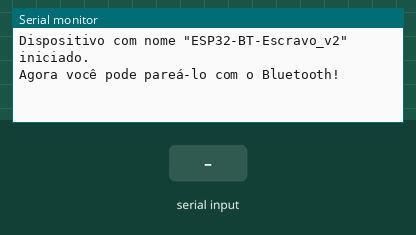
The sketch below on a simulated ESP32. Parts: the last lines printed to the serial monitor. Inputs (shaded band) come from the test bench. Nothing arrives over Bluetooth unless stated.

Above: at 1.2 s.
1.3 s: "1" received over the second serial link
At 2.3 s:
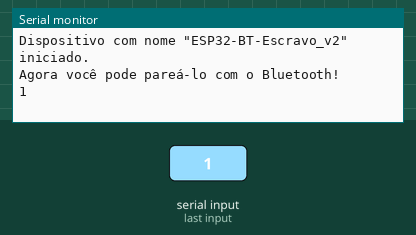
2.8 s: "0" received over the second serial link
At 3.3 s:
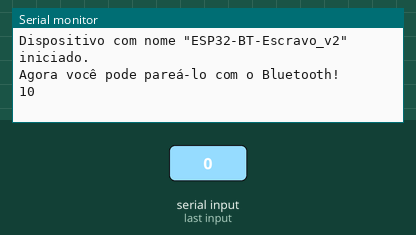

Measured:
- after the input at 1.3 s, the serial monitor: prints a new line at once (image 1)
- after the input at 2.8 s, the serial monitor: prints a new line at once (image 2)

The sketch:

bluetooth_classic.ino
```cpp
#include "BluetoothSerial.h"

// Descomente a linha abaixo para usar um PIN durante o pareamento
//#define USE_PIN
const char *pin = "1234"; // Altere para um PIN mais seguro.

String nome_dispositivo = "ESP32-BT-Escravo_v2";

// Verifica se o Bluetooth está habilitado
#if !defined(CONFIG_BT_ENABLED) || !defined(CONFIG_BLUEDROID_ENABLED)
#error Bluetooth não está habilitado! Por favor, execute `make menuconfig` para habilitá-lo.
#endif

// Verifica se o Bluetooth Serial está disponível e habilitado
#if !defined(CONFIG_BT_SPP_ENABLED)
#error Bluetooth Serial não disponível ou não habilitado. Disponível apenas para o chip ESP32.
#endif

BluetoothSerial SerialBT;

void setup() {
  Serial.begin(115200);
  SerialBT.begin(nome_dispositivo); // Nome do dispositivo Bluetooth
  Serial.printf("Dispositivo com nome \"%s\" iniciado.\nAgora você pode pareá-lo com o Bluetooth!\n", nome_dispositivo.c_str());

  #ifdef USE_PIN
    SerialBT.setPin(pin);
    Serial.println("Usando PIN");
  #endif
}

void loop() {
  // Lê dados do Serial e envia para o Bluetooth
  if (Serial.available()) {
    SerialBT.write(Serial.read());
  }
  // Lê dados do Bluetooth e envia para o Serial
  if (SerialBT.available()) {
    Serial.write(SerialBT.read());
  }
  delay(20); // Pequena pausa para estabilidade
}
```
